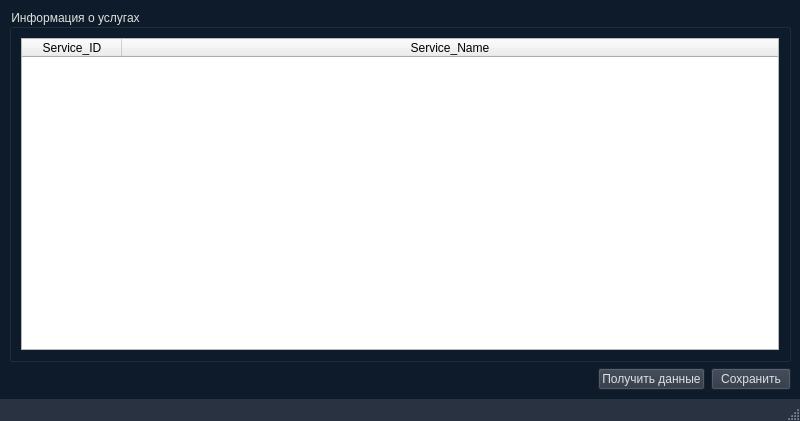
<?xml version="1.0" encoding="UTF-8"?>
<ui version="4.0">
 <class>w_InfoServices</class>
 <widget class="QMainWindow" name="w_InfoServices">
  <property name="geometry">
   <rect>
    <x>0</x>
    <y>0</y>
    <width>800</width>
    <height>421</height>
   </rect>
  </property>
  <property name="sizePolicy">
   <sizepolicy hsizetype="Fixed" vsizetype="Preferred">
    <horstretch>0</horstretch>
    <verstretch>0</verstretch>
   </sizepolicy>
  </property>
  <property name="minimumSize">
   <size>
    <width>800</width>
    <height>0</height>
   </size>
  </property>
  <property name="maximumSize">
   <size>
    <width>1020</width>
    <height>16777215</height>
   </size>
  </property>
  <property name="windowTitle">
   <string>Информация о услугах</string>
  </property>
  <property name="windowIcon">
   <iconset>
    <normaloff>:/newPrefix/icons/organization.png</normaloff>:/newPrefix/icons/organization.png</iconset>
  </property>
  <property name="styleSheet">
   <string notr="true">.QMainWindow #centralwidget{
background-color:#0D1B2A;
}

.QPushButton{
	background-color:#293241;
	color:#E0E1DD;
}
#statusbar{
background-color:#293241;
}

#menubar{
color:black;
font-weight:bold;
}

.QGroupBox{
	color:#E0E1DD
}

.QPushButton:hover{
	background-color:#1b263b;
}

#statusbar{
	color:#E0E1DD;
}</string>
  </property>
  <widget class="QWidget" name="centralwidget">
   <layout class="QGridLayout" name="gridLayout">
    <item row="0" column="1">
     <widget class="QGroupBox" name="groupBox">
      <property name="title">
       <string>Информация о услугах</string>
      </property>
      <layout class="QVBoxLayout" name="verticalLayout">
       <item>
        <widget class="QTableWidget" name="tw_ViewServices">
         <property name="frameShape">
          <enum>QFrame::StyledPanel</enum>
         </property>
         <property name="frameShadow">
          <enum>QFrame::Sunken</enum>
         </property>
         <property name="horizontalScrollBarPolicy">
          <enum>Qt::ScrollBarAsNeeded</enum>
         </property>
         <property name="sizeAdjustPolicy">
          <enum>QAbstractScrollArea::AdjustIgnored</enum>
         </property>
         <property name="showGrid">
          <bool>true</bool>
         </property>
         <property name="gridStyle">
          <enum>Qt::SolidLine</enum>
         </property>
         <property name="rowCount">
          <number>0</number>
         </property>
         <attribute name="horizontalHeaderCascadingSectionResizes">
          <bool>false</bool>
         </attribute>
         <attribute name="horizontalHeaderDefaultSectionSize">
          <number>100</number>
         </attribute>
         <attribute name="horizontalHeaderStretchLastSection">
          <bool>true</bool>
         </attribute>
         <column>
          <property name="text">
           <string>Service_ID</string>
          </property>
         </column>
         <column>
          <property name="text">
           <string>Service_Name</string>
          </property>
         </column>
        </widget>
       </item>
      </layout>
     </widget>
    </item>
    <item row="1" column="1">
     <layout class="QHBoxLayout" name="horizontalLayout_2">
      <item>
       <spacer name="horizontalSpacer">
        <property name="orientation">
         <enum>Qt::Horizontal</enum>
        </property>
        <property name="sizeHint" stdset="0">
         <size>
          <width>40</width>
          <height>20</height>
         </size>
        </property>
       </spacer>
      </item>
      <item>
       <widget class="QPushButton" name="btn_GetData">
        <property name="sizePolicy">
         <sizepolicy hsizetype="Fixed" vsizetype="Fixed">
          <horstretch>0</horstretch>
          <verstretch>0</verstretch>
         </sizepolicy>
        </property>
        <property name="minimumSize">
         <size>
          <width>29</width>
          <height>0</height>
         </size>
        </property>
        <property name="maximumSize">
         <size>
          <width>200</width>
          <height>16777215</height>
         </size>
        </property>
        <property name="autoFillBackground">
         <bool>false</bool>
        </property>
        <property name="text">
         <string>Получить данные</string>
        </property>
        <property name="checkable">
         <bool>false</bool>
        </property>
       </widget>
      </item>
      <item>
       <widget class="QPushButton" name="btn_SaveData">
        <property name="text">
         <string>Сохранить</string>
        </property>
       </widget>
      </item>
     </layout>
    </item>
   </layout>
  </widget>
  <widget class="QMenuBar" name="menubar">
   <property name="geometry">
    <rect>
     <x>0</x>
     <y>0</y>
     <width>800</width>
     <height>22</height>
    </rect>
   </property>
  </widget>
  <widget class="QStatusBar" name="statusbar"/>
 </widget>
 <resources>
  <include location="../../../AppData/Desktop/qt/icons.qrc"/>
 </resources>
 <connections/>
</ui>
